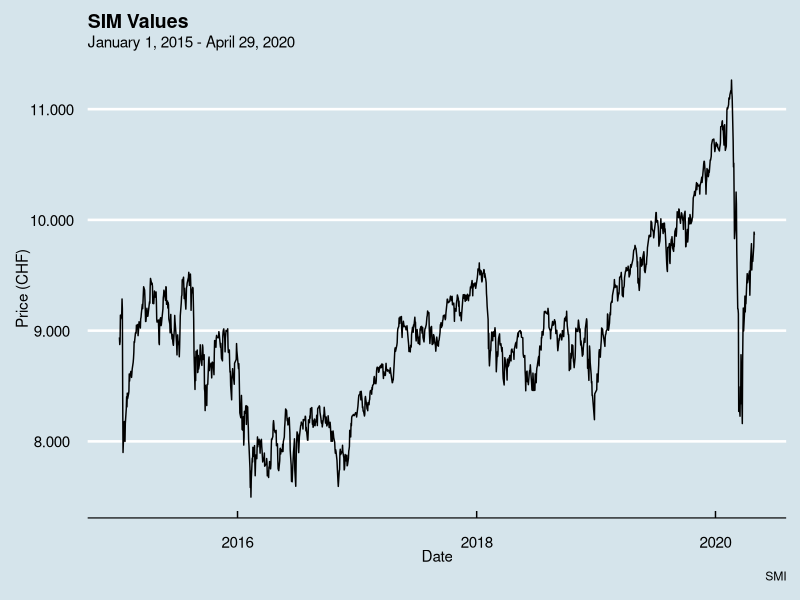
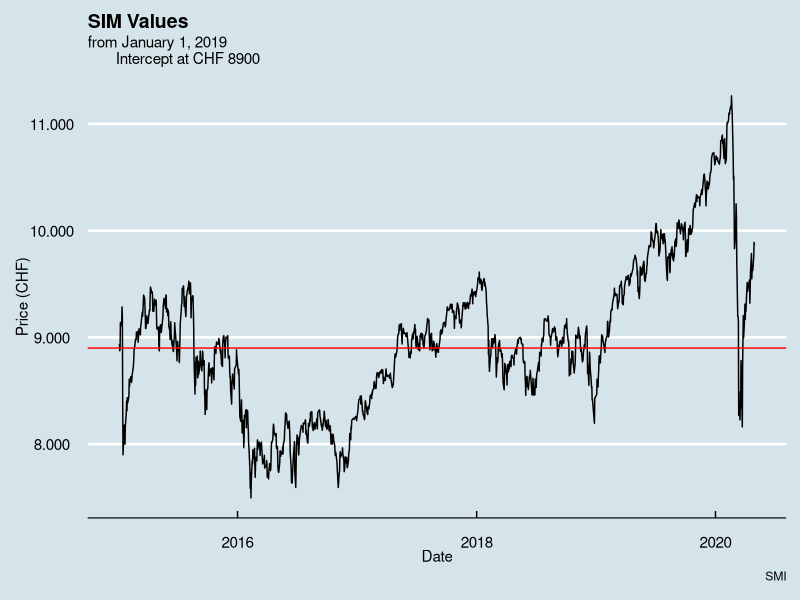
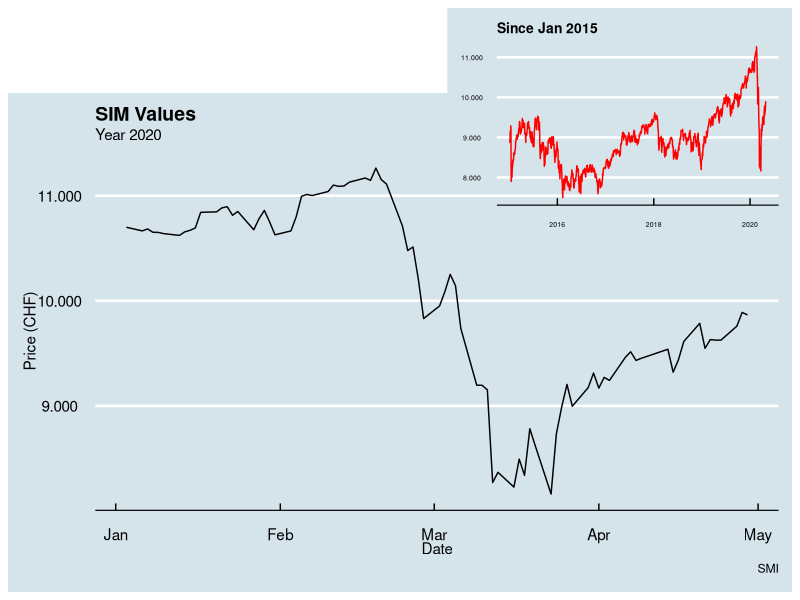

Recreate these plots in R, in order.
## ---- chunk 1

# Librairies

library(readr)
library(dplyr)
library(tidyverse)
library(ggplot2)
library(lubridate)
library(ggthemes)

# Importing file
data_smi <- read_csv("Data/data_smi.csv")

data_smi <- data_smi %>% 
  mutate (date = dmy(date)) %>% 
  arrange(date)

## ---- chunk 2

data_smi_extr_2015_2019 <- data_smi %>% 
  filter(date >= as.Date("2015-01-01") & date <= as.Date("2020-04-29"))

g1 <- ggplot(
  data = data_smi_extr_2015_2019,
  mapping = aes(x = date,
    y = price)
) +
  geom_line()+
  labs(title = "SIM Values",
       subtitle = "January 1, 2015 - April 29, 2020",
       x = "Date",
       y = "Price (CHF)",
       caption = "SMI")+
  theme_economist()+
  theme(plot.title = element_text(size = 14,vjust = 1.5))+
  scale_y_continuous(labels=function(x) format(x, big.mark = ".", decimal.mark = ",", scientific = FALSE))

g1


## ---- chunk 3

g2 <- ggplot(data = data_smi_extr_2015_2019,mapping = aes(x = date,y = price)) +
  geom_line()+
  geom_hline(yintercept = 8900,colour = "red")+
  labs(title = "SIM Values",
       subtitle = "from January 1, 2019
       Intercept at CHF 8900",
       x="Date",
       y = "Price (CHF)",
       caption = "SMI")+
  theme_economist()+
  theme(plot.title = element_text(size = 14,vjust = 1.5))+
  scale_y_continuous(labels=function(x) format(x, big.mark = ".", decimal.mark = ",", scientific = FALSE))

g2

## ---- chunk 4

library (patchwork)

data_smi_extr_2020 <- data_smi %>% 
  filter(date >= as.Date("2020-01-01") & date <= as.Date("2020-04-29"))

g3 <- ggplot(
  data = data_smi_extr_2020,
  mapping = aes(x = date,
    y = price)
) +
  geom_line()+
  labs(title = "SIM Values",
       subtitle = "Year 2020",
       x = "Date",
       y = "Price (CHF)",
       caption = "SMI")+
  theme_economist()+
  theme(plot.title = element_text(size = 14,vjust = 1.5))+
  scale_y_continuous(labels=function(x) format(x, big.mark = ".", decimal.mark = ",", scientific = FALSE))

g1_bis <- ggplot(
  data = data_smi_extr_2015_2019,
  mapping = aes(x = date,
    y = price)) +
  geom_line(color = "red")+
  labs(title = "Since Jan 2015")+
  theme_economist()+
  theme(plot.title = element_text(size = 12,vjust = 1.5))+
  theme(axis.text.x = element_text(size = 5))+
  theme(axis.text.y = element_text(size = 5))+
  theme(axis.title.x = element_blank())+
  theme(axis.title.y = element_blank())+
  theme(plot.title = element_text(size = 10))+
  scale_y_continuous(labels=function(x) format(x, big.mark = ".", decimal.mark = ",", scientific = FALSE))

layout <- c(
  area(
    t = 2, 
    l = 0,
    b = 7,
    r = 9
  ),
  area(
    t = 0,
    l = 6,
    b = 2,
    r = 9
  )
)

g3 + g1_bis +
  plot_layout(design = layout)

